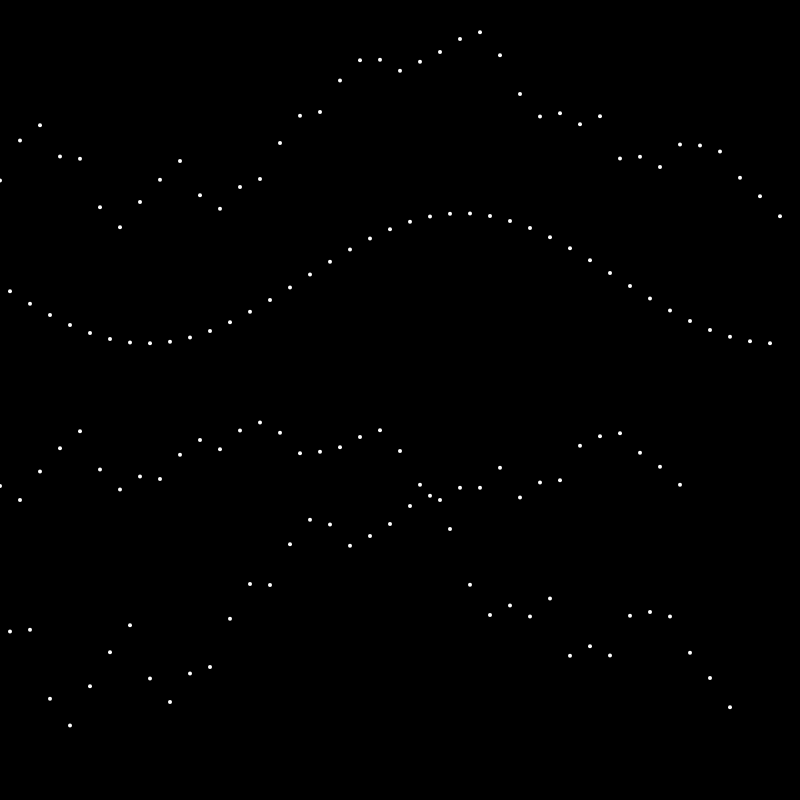
Frame 1 (no input)
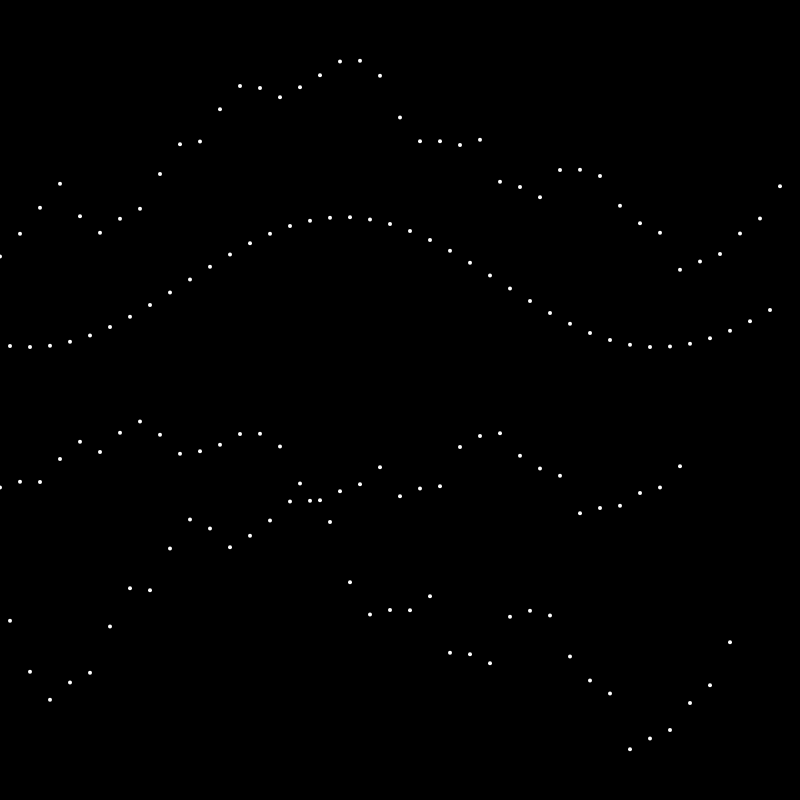
Frame 60 (no input)
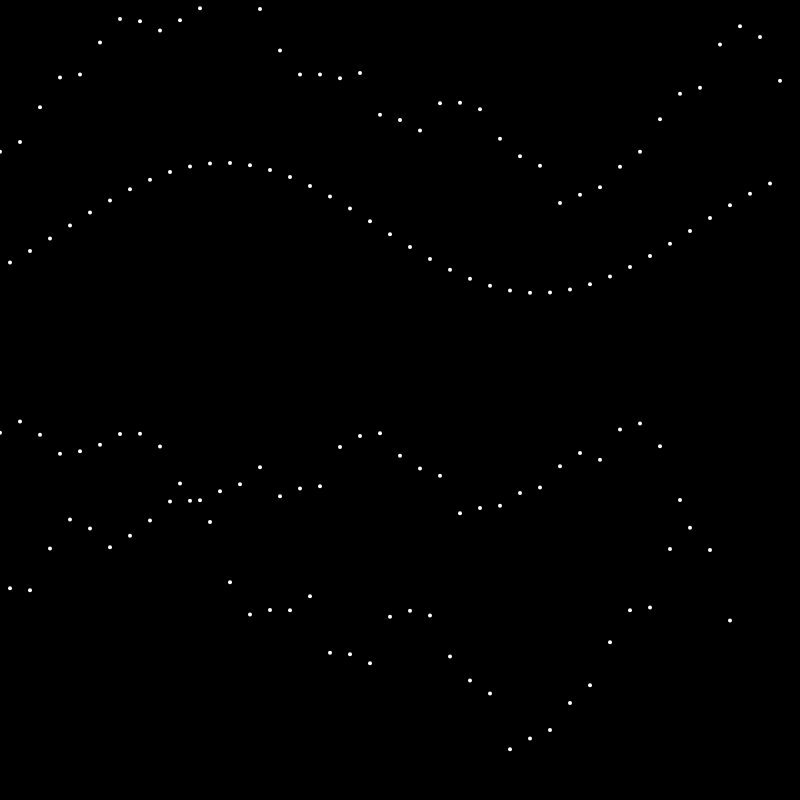
Frame 120 (the mouse pressed at the canvas centre since frame 60)

The p5.js sketch that drew these frames (run headless with seeded random() and noise() and a simulated clock; from frame 60 on, the mouse is pressed at the canvas centre):

// p5.js sketch
// ── sketch.js
let inc = 0.5;
let start = 0;

function setup() {
  createCanvas(800, 800);
  background(0)
}

function draw() {
  background(0);

strokeWeight(4)  
  stroke(255);
  noFill();
  
  
  let xoff = start;
  for (let x = 0; x < width; x=x+20) {
    stroke(255);
    let n = map(noise(xoff*0.7), 0, 1, -140, 90);
    let s = map(sin(xoff*0.4), -1, 1, 0, 130);
    let y = s+n 
    
    
    
    push()
    translate(0,sin(frameCount*0.04)*40)
    point(x, y+100);
    pop()
    
    push()
    translate(0,sin(frameCount*0.04+0.3)*40)
    point(x-10,s+200)
    pop()
    
    point(x-100,n+500)
    point(x-50,y+n*0.5+600)

    xoff += inc;
  }
  

  start += 0.05;

  //noLoop();
}
